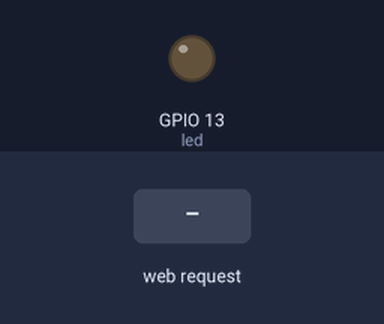
Simulated run of this sketch. Board: ESP8266 (NodeMCU). Shown: output pins drawn as LEDs (lit = HIGH). Inputs (shaded band) come from the test bench. WiFi joins after 1.5 s; servers stay silent unless stated; what the sketch prints to the serial monitor is not drawn.

Above: at 2.7 s.
2.8 s: HTTP request GET /on received
At 4.0 s:
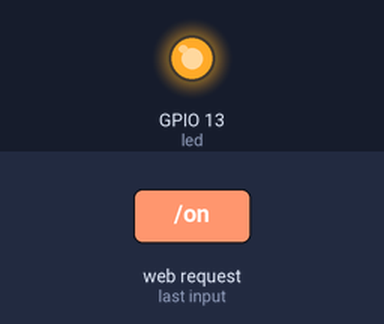
4.3 s: HTTP request GET /off received
At 5.1 s:
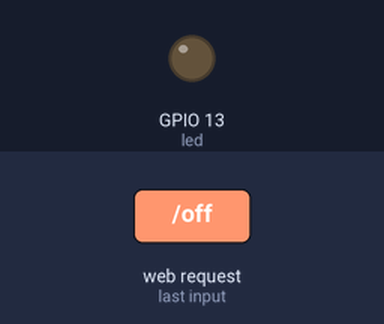
Timing chart, 0 to 7.3 s (numbered marks = the images above; inputs shaded):
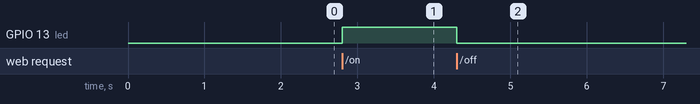

Measured:
- after the input at 2.8 s, GPIO 13 (led): LOW → HIGH at once
- after the input at 4.3 s, GPIO 13 (led): HIGH → LOW at once

The sketch:

esp8266-simple-led-server-example.ino
```cpp
#include <ESP8266WiFi.h>
#include <WiFiClient.h>
#include <ESP8266WebServer.h>

const char* ssid = "your-SSID-here";
const char* password = "wifi-password-here";

ESP8266WebServer server(80);

const int led = 13;

void handleRoot() {
  server.send(200, "text/plain", "hello from esp8266!");
}

void handleOn() {
  digitalWrite(led, 1);
  server.send(200, "text/plain", "LED on.");
}

void handleOff() {
  digitalWrite(led, 0);
  server.send(200, "text/plain", "LED off.");
}

void handleNotFound(){
  digitalWrite(led, 1);
  String message = "File Not Found\n\n";
  message += "URI: ";
  message += server.uri();
  message += "\nMethod: ";
  message += (server.method() == HTTP_GET)?"GET":"POST";
  message += "\nArguments: ";
  message += server.args();
  message += "\n";
  for (uint8_t i=0; i<server.args(); i++){
    message += " " + server.argName(i) + ": " + server.arg(i) + "\n";
  }
  server.send(404, "text/plain", message);
  digitalWrite(led, 0);
}

void setup(void){
  pinMode(led, OUTPUT);
  digitalWrite(led, 0);
  Serial.begin(115200);
  WiFi.begin(ssid, password);
  Serial.println("");

  // Wait for connection
  while (WiFi.status() != WL_CONNECTED) {
    delay(500);
    Serial.print(".");
  }
  Serial.println("");
  Serial.print("Connected to ");
  Serial.println(ssid);
  Serial.print("IP address: ");
  Serial.println(WiFi.localIP());

  server.on("/", handleRoot);
  server.on("/on", handleOn);
  server.on("/off", handleOff);

  server.onNotFound(handleNotFound);

  server.begin();
  Serial.println("HTTP server started");
}

void loop(void){
  server.handleClient();
}
```
